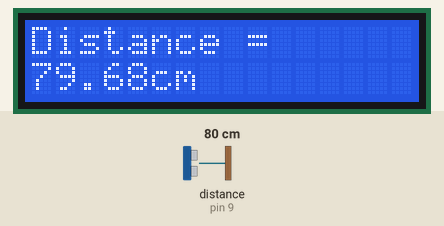
Simulated run of this sketch. Board: Arduino Uno, built with avr-gcc and run on an emulated ATmega328P. Shown: 16×2 character LCD. Wiring (inferred from the names in the program): ultrasonic range finder: trigger pin 10; echo pin 9. The test bench sets the inputs (shaded band); at power-on: distance to the obstacle (sensor on pin 9) 80 cm. The echo pulse lasts 58.3 µs per cm; what the sketch prints to the serial monitor is not drawn.

Above: at 1.2 s.
1.3 s: distance to the obstacle (sensor on pin 9) set to 4 cm
At 3.3 s:
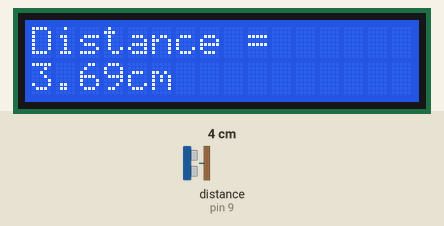
3.6 s: distance to the obstacle (sensor on pin 9) set to 2 cm
At 4.3 s:
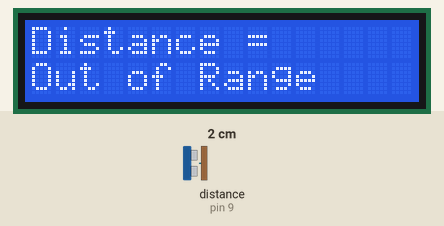
5.1 s: distance to the obstacle (sensor on pin 9) set to 35 cm
At 7.7 s:
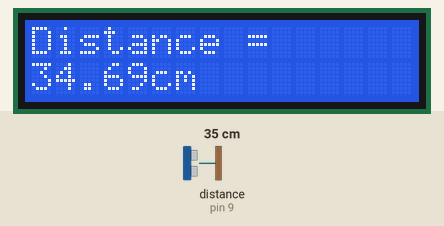
Timing chart, 0 to 9.2 s (numbered marks = the images above; inputs shaded):
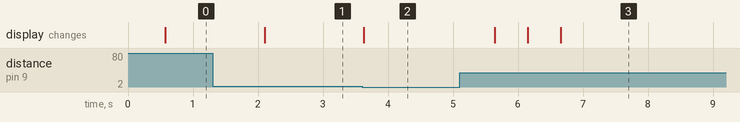

Measured:
- the behaviour switches between 3 and 2 cm on distance to the obstacle (sensor on pin 9) (found by bisection; images 1 and 2)
- after the input at 1.3 s, the display: changes after 0.80 s (image 1)
- after the input at 3.6 s, the display: changes at once (image 2)
- after the input at 5.1 s, the display: changes after 0.54 s (image 3)

The sketch:

3._Ultrasonic_on_LCD.ino
```cpp
/* Ultrasonic on LCD
This code uses an ultrasonic sensor that measures the distance between the
sensor and the object in front of it. The measured distance value will be
displayed on both Serial Monitor and LCD.
*/

// Define pins for Trigger and Echo of the ultrasonic sensor
#define TRIGpin 10   // This sends trigger signal
#define ECHOpin 9  // This send echo signal

// Include LiquidCrystal library for managing with LCD screen
#include <LiquidCrystal.h>

// Initialize the library by associating any needed LCD interfere pin
// with the arduino pin number it is connected to
const int rs = 12, en = 11, d4 = 5, d5 = 4, d6 = 3, d7 = 2;
LiquidCrystal lcd(rs,en,d4,d5,d6,d7);

// Declare variables to store the duration and distance values
float duration, distance;

void setup() {
  pinMode(ECHOpin, INPUT);   // Initialize TRIGpin as an OUTPUT
  pinMode(TRIGpin, OUTPUT);  // Initialize ECHOpin as an INPUT
  Serial.begin(9600);   // Initialize Serial Monitor with baud rate of 9600
  lcd.begin(16,2);   // Set up the LCD's number of columns and rows
}

void loop() {
  // Set TRIGpin to LOW
  digitalWrite(TRIGpin, LOW);
  // Put delay to make the TRIGpin stable
  delayMicroseconds(2);
  // Set TRIGpin to HIGH to deliver 10ms pulse to ultrasonic sensor
  digitalWrite(TRIGpin, HIGH);
  // Recommended minimum delay between the trigger signal and the start of
  // the echo pulse
  delayMicroseconds(20);
  // Set TRIGpin to LOW state to complete trigger signal
  digitalWrite(TRIGpin, LOW);
  // Measure the the duration of the Echo pulse
  duration = pulseIn(ECHOpin, HIGH);
  // Calculate the distance in cm
  distance = (duration/2.0) * 0.0343;

  // Display the meausured Distance on the Serial Monitor
  Serial.print("Distance = ");
  // Print Out of Range on the Serial Monitor if the Distance is >=400 or <= 2
  if (distance >= 400 || distance <= 2) {
  Serial.println("Out of Range");
  }
  else {
  Serial.print(distance);
  Serial.println("cm");  // Print cm on Serial Monitor
  delay(500);
  }
  // Display the measured Distance on the LCD
  lcd.clear();
  lcd.setCursor(0,0);
  lcd.print("Distance = ");
   // Print Out of Range on the LCD if the Distance is >=400 or <= 2
  if (distance >= 400 || distance <= 2) {
  lcd.setCursor(0,1);
  lcd.print("Out of Range");
  }
  else {  // Display the unit (cm) for the Distance
    lcd.setCursor(0,1);
    lcd.print(distance);
    lcd.print("cm");
  }
}
```
